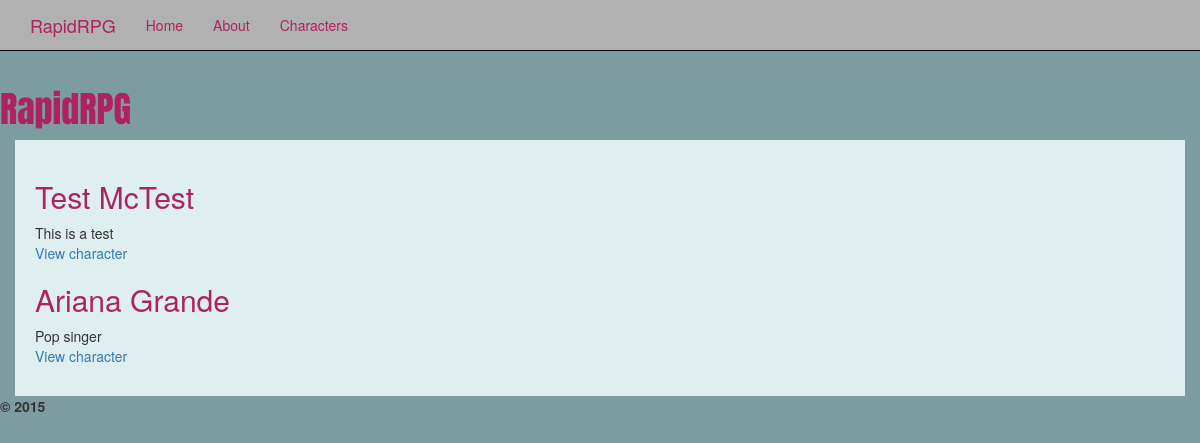
Screenshot of /index.php/chars with the database file from the repository.
### tables this page shows
CREATE TABLE `pages` (
  `name` varchar(20) NOT NULL,
  `slug` varchar(20) NOT NULL,
  `content` longtext NOT NULL,
  `menu` enum('true','false') DEFAULT 'false',
  `menu_order` int(3),
  PRIMARY KEY (`name`)
);

CREATE TABLE `chars` (
  `id` int(8) NOT NULL AUTO_INCREMENT,
  `owner` int(8) NOT NULL,
  `fName` varchar(128) NOT NULL,
  `lName` varchar(128) NOT NULL,
  `gender` enum('male','female','other') DEFAULT NULL,
  `bday` date DEFAULT NULL,
  `description` mediumtext NOT NULL,
  `personality` mediumtext NOT NULL,
  `history` mediumtext NOT NULL,
  `notes` mediumtext NOT NULL,
  PRIMARY KEY (`id`)
);

### application/controllers/chars.php (called while the page is built, shortened)
<?php
class Chars extends Base_Controller {
	public function __construct()
	{
		parent::__construct();
		$this->load->model('Char_model');
	}
	public function index()
	{
		$data['chars'] = $this->Char_model->get_chars();
		$this->load->view('templates/header', $this->headerData);
		$this->load->view('chars/index', $data);
		$this->load->view('templates/footer');
	}
}

### index.php (called while the page is built, shortened)
<?php
require_once BASEPATH.'core/CodeIgniter.php';

### application/models/menu_model.php (called while the page is built, shortened)
<?php
class Menu_model extends CI_Model {
	public function get_menu()
	{
		$query = $this->db->select('name,slug')->from('pages')->where( array('menu' => 'true'))->order_by('menu_order')->get();
		$menu = $query->result_array();
		array_push($menu, array("name" => "Characters", "slug" => "chars"));
		return $menu;
	}
}

### application/core/base_controller.php (called while the page is built, shortened)
<?php
class Base_Controller extends CI_Controller {
	public $headerData;
	public function __construct()
	{
		$this->headerData['menu'] = $this->Menu_model->get_menu();
	}
}

### application/models/char_model.php (called while the page is built, shortened)
<?php
class Char_model extends CI_Model {
	public function get_chars($id = FALSE)
	{
		if ($id === FALSE)
		{
			$query = $this->db->get('chars');
			return $query->result_array();
		}
		$query = $this->db->get_where('chars', array('id' => $id));
		return $query->row_array();
	}
}

### application/views/chars/index.php (the view)
<?php foreach ($chars as $char): ?>
    <h2><?php echo $char['fName'] ?> <?php echo $char['lName'] ?></h2>
    <div class="main">
        <?php echo $char['description'] ?>
    </div>
    <p><a href="/chars/<?php echo $char['id'] ?>">View character</a></p>
<?php endforeach ?>

### application/views/templates/header.php (shortened to what this page needs)
<?php
$template = "default"
?>
<html>
<head>
<link rel="stylesheet" href="https://maxcdn.bootstrapcdn.com/bootstrap/3.3.2/css/bootstrap.min.css">
<link rel="stylesheet" href="/templates/<?php echo $template?>/style.css">
</head>
<body>
	<nav class="navbar navbar-inverse navbar-fixed-top">
      <div class="container">
        <div class="navbar-header">
          <a class="navbar-brand" href="#">RapidRPG</a>
        </div>
        <div id="navbar" class="collapse navbar-collapse">
          <ul class="nav navbar-nav">
          <?php foreach ($menu as $item) {
          	echo "<li><a href=" .$item["slug"] . ">" .ucfirst($item["name"]) ."</a></li>";
          }
          ?>
          </ul>
        </div>
      </div>
    </nav>
	<h1 class="sitename">RapidRPG</h1>
	<div class="container" id="mainDiv">

### templates/default/style.css (style rules this page uses)
body { padding-top: 70px; background-color: #7D9C9F; }
.navbar-inverse { background-color: #B1B1B1; }
.navbar-inverse .navbar-nav>li>a, .navbar-inverse .navbar-brand { color: #AD235E; }
h2 { color: #AD235E; }
.sitename { font-family: 'Anton', sans-serif; color: #AD235E; }
#maindiv { background-color: #DFEFF0; padding: 20px; }

### rows the page displays
pages: name "Home"
pages: name "About"
chars: fName "Test", lName "McTest", description "This is a test"
chars: fName "Ariana", lName "Grande", description "Pop singer"

### other values shown
$item["name"] "Characters"
